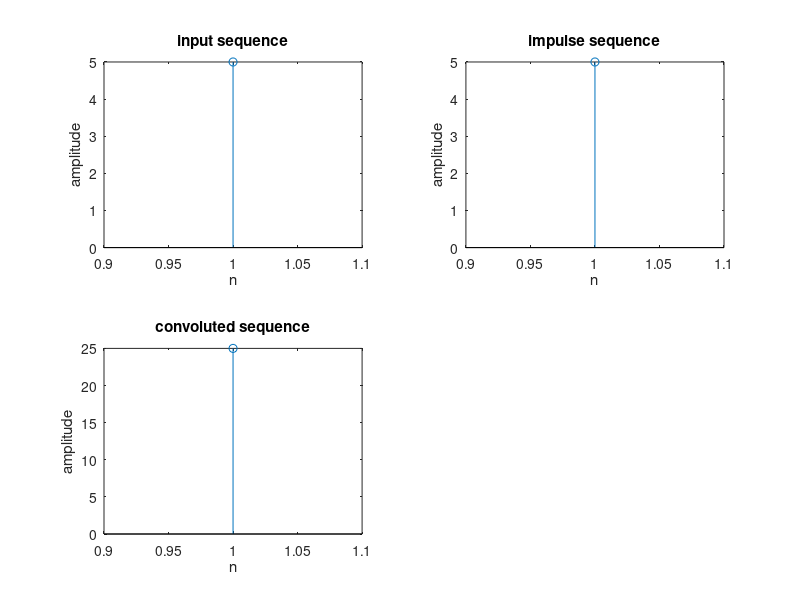

This chart was generated by the following MATLAB code:
x = input("Enter the input sequence: ");
h = input("Enter the impulse sequence: ");
y = conv(x, h);
figure; 
subplot(2,2,1);
stem(x);
xlabel("n");
ylabel("amplitude");
title("input sequence");
subplot(2,2,2);
stem(h);
xlabel("n");
ylabel("amplitude");
title("impulse sequence");
subplot(2,2,3);
stem(y);
xlabel("n");
ylabel("amplitude");
title("convoluted sequence");
disp("convoluted sequence");
